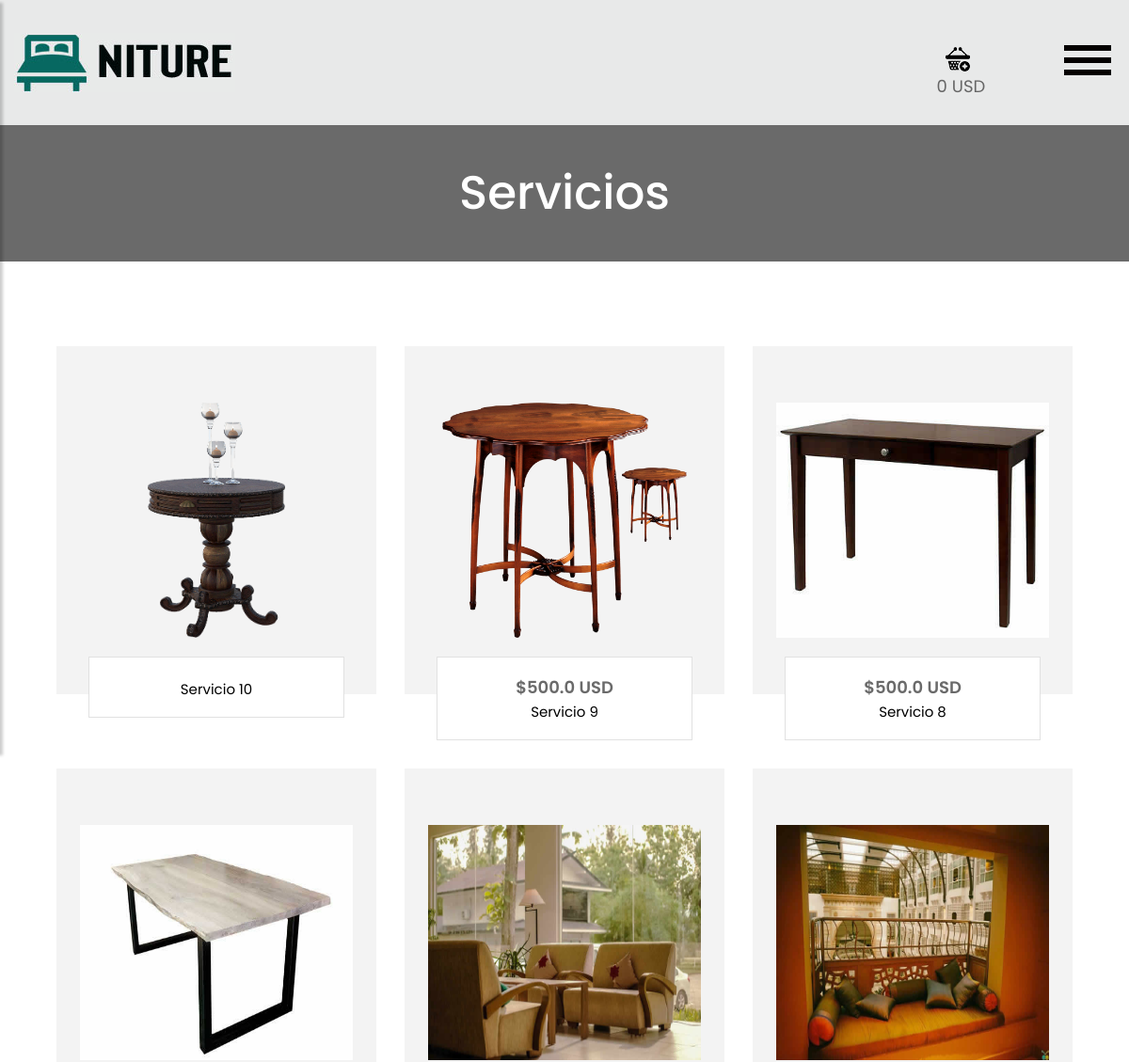
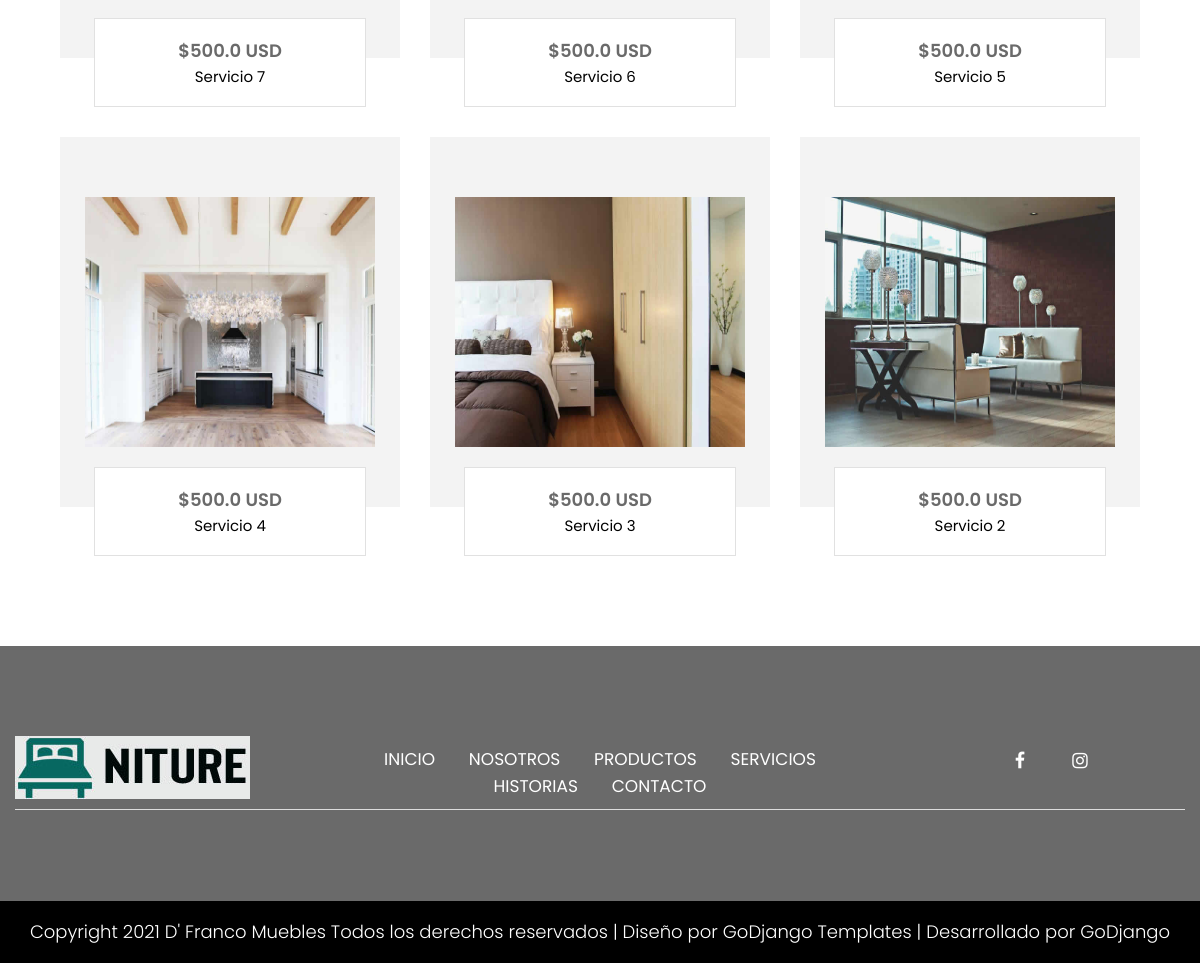
The app's page /servicios/ with its own data (2 pictures, top to bottom).
### principal/models.py (models this page shows, shortened)
class Configuracion(models.Model):
    nombre = models.CharField(max_length=255, verbose_name='Nombre del negocio')
    logo = models.ImageField(upload_to='cfg/')
    paypal = models.CharField(max_length=255, default='ARPyFdnp1H1PssVANyVuDHoRWm7MA3jwMROIjX.R.Wt43uCIYZ17LIpr')
    moneda = models.CharField(max_length=255, verbose_name='Moneda que se utilizará en la plataforma')
    porciento = models.FloatField(default=0, verbose_name='Porcentaje de comisión', help_text='Porciento extra que se le agrega al precio de cada producto')
    desc = models.TextField(verbose_name='Breve descripción de la empresa')
    color = ColorField(default='#FF0000')
    color2 = ColorField(default='#FF0000')
    instagram = models.CharField(max_length=255, verbose_name='Enlace a Instagram', help_text='Opcional', blank=True)
    facebook = models.CharField(max_length=255, verbose_name='Enlace a Facebook', help_text='Opcional', blank=True)
    telegram = models.CharField(max_length=255, verbose_name='Contacto de Telegram', help_text='Opcional', blank=True)
    whatsapp = models.CharField(max_length=255, verbose_name='Contacto de WhatsApp', help_text='Opcional', blank=True)
    class Meta:
        verbose_name_plural = '01 - Configuraciones'
        verbose_name = 'Configuración'

class Product(models.Model):
    TIPO_CHOICES = (
        ('Servicio', 'Servicio'),
        ('Producto', 'Producto'),
    )
    clasificacion = models.ForeignKey(Tipo, on_delete=models.CASCADE, verbose_name='Clasificación', null=True)
    tipo = models.CharField(choices=TIPO_CHOICES, max_length=255)
    image = models.ImageField(upload_to='productos y servicios/', verbose_name='Imagen')
    name = models.CharField(max_length=255, verbose_name='Nombre')
    price = models.FloatField(default=0, verbose_name='Precio', help_text='Opcional')
    contenido = RichTextField()
    visible = models.BooleanField(default=True)
    visitas = models.IntegerField(default=0)
    compras = models.IntegerField(default=0)
    calculado = models.BooleanField(default=False)
    __precio = None
    def __init__(self, *args, **kwargs):
        super(Product, self).__init__(*args, **kwargs)
        self.__precio = self.price
    class Meta:
        verbose_name_plural = '03 - Productos y servicios'
        verbose_name = 'Producto o servicio'
        ordering = ['tipo', 'id']

### principal/views.py (the view)
# urls.py: path('servicios/', servicios, name='servicios'),
def servicios(request):
    if not request.session.get(CART_SESSION_ID):
        request.session[CART_SESSION_ID] = {}
    total = 0
    for value in request.session[CART_SESSION_ID]:
        total = total + float(request.session[CART_SESSION_ID][value]['price'])*float(request.session[CART_SESSION_ID][value]['quantity'])
    cfg = Configuracion.objects.all()[0]
    muebles = Product.objects.filter(tipo='Servicio', visible=True).order_by('-id')
    page = request.GET.get('page', 1)
    paginator = Paginator(muebles, 9)
    try:
        productos = paginator.page(page)
    except PageNotAnInteger:
        productos = paginator.page(1)
    except EmptyPage:
        productos = paginator.page(paginator.num_pages)
    page_list = productos.paginator.page_range
    return render(request, 'services.html', {'cfg':cfg, 'productos':productos, 'page_list':page_list, 'total':total})

### templates/services.html (shortened to what this page needs)
{% extends 'base.html' %}
{% block clases-body %}class="main-layout"{% endblock %}
{% block contenido %}
    <div class="contactus">
        <div class="container-fluid">
            <div class="row">
                <div class="col-md-8 offset-md-2">
                    <div class="title">
                        <h2>Servicios</h2>
                    </div>
                </div>
            </div>
        </div>
    </div>
    <div class="ourproduct">
        <div class="container">
            <div class="row product_style_3" id="abdel">
                {% for item in productos %}
                    <div class="col-xl-4 col-lg-4 col-md-6 col-sm-12">
                        <div class="full product">
                            <div class="product_img">
                                <div class="center"><img src="/media/{{ item.image }}" alt="#"/>
                                </div>
                            </div>
                            <a href="{% url 'servicio_detail' item.id %}">
                                <div class="product_detail text_align_center">
                                    {% if item.price and item.price > 0 %}
                                        <p class="product_price">
                                            ${{ item.price }} {{ cfg.moneda }} {% comment %}<span class="old_price">$679.89</span>{% endcomment %}</p>
                                    {% endif %}
                                    <p class="product_descr">{{ item.name }}</p>
                                </div>
                            </a>
                        </div>
                    </div>
                {% endfor %}
            </div>
        </div>
    </div>
{% endblock %}

### templates/base.html (shortened to what this page needs)
{% load static %}
<!DOCTYPE html>
<html lang="es">
<head>
    <link rel="stylesheet" href="{% static 'principal/css/bootstrap.min.css' %}">
    <link rel="stylesheet" href="{% static 'principal/css/style.css' %}">
    <link rel="stylesheet" href="{% static 'principal/css/responsive.css' %}">
    <link rel="stylesheet" href="{% static 'principal/css/jquery.mCustomScrollbar.min.css' %}">
    <link rel="stylesheet" href="https://netdna.bootstrapcdn.com/font-awesome/4.0.3/css/font-awesome.css">
    <link rel="stylesheet" href="https://cdnjs.cloudflare.com/ajax/libs/fancybox/2.1.5/jquery.fancybox.min.css" media="screen">
    <link rel="stylesheet" href="{% static 'principal/css/custom.css' %}">
    <link rel="stylesheet" type="text/css" href="{% static 'principal/css/css tabla/fonts/font-awesome-4.7.0/css/font-awesome.min.css' %}">
</head>
<body {% block clases-body %}{% endblock %}>
        <div class="wrapper">
            <div id="content">
                <header>
                    <div class="header">
                        <div class="container-fluid">
                            <div class="row">
                                <div class="col-lg-3 logo_section">
                                    <div class="full">
                                        <div class="center-desk">
                                            <div class="logo">
                                                <a href="{% url 'index' %}"><img src="/media/{{ cfg.logo }}" alt="#"></a>
                                            </div>
                                        </div>
                                    </div>
                                </div>
                                <div class="col-lg-9">
                                    <div class="right_header_info">
                                        <ul>
                                            <li>
                                                <a href="{% url 'cart_detail' %}"><img style="margin-right: 15px;" src="{% static 'principal/icon/3.png' %}" alt="#" /></a>
                                                <span id="carrito_amount"><span id="total_ajax">{{ total }}</span> {{ cfg.moneda }}</span>
                                            </li>
                                            <li>
                                                <button type="button" id="sidebarCollapse">
                                                    <img src="{% static 'principal/images/menu_icon.png' %}" alt="#" />
                                                </button>
                                            </li>
                                        </ul>
                                    </div>
                                </div>
                            </div>
                        </div>
                    </div>
                </header>
                {% block contenido %}{% endblock %}
                <footer>
                    <div class="footer">
                        <div class="container-fluid">
                            <div class="border1">
                                <div class="row">
                                    <div class="col-xl-3 col-lg-3 col-md-3 col-sm-12">
                                        <img alt="#" class="logo1" src="/media/{{ cfg.logo }}" />
                                    </div>
                                    <div class="col-xl-6 col-lg-6 col-md-6 col-sm-12">
                                        <ul class="lik">
                                            <li> <a href="{% url 'index' %}">Inicio</a></li>
                                            <li> <a href="{% url 'nosotros' %}">Nosotros</a></li>
                                            <li> <a href="{% url 'productos' %}">Productos</a></li>
                                            <li> <a href="{% url 'servicios' %}">Servicios</a></li>
                                            <li> <a href="{% url 'blog' %}">Historias</a></li>
                                            <li> <a href="{% url 'contacto' %}">Contacto</a></li>
                                        </ul>
                                    </div>
                                    <div class="col-xl-3 col-lg-3 col-md-3 col-sm-12">
                                        <ul class="sociel">
                                            {% if cfg.facebook %}
                                                <li> <a style="color: white !important" href="//{{ cfg.facebook }}"><i class="fa fa-facebook-f"></i></a></li>
                                            {% endif %}
                                            {% if cfg.instagram %}
                                                <li> <a style="color: white !important" href="//{{ cfg.instagram }}"><i class="fa fa-instagram"></i></a></li>
                                            {% endif %}
                                        </ul>
                                    </div>
                                </div>
                            </div>
                        </div>
                        <div class="container">
                            <div class="row">
                                <div class="col-md-12">
                                </div>
                            </div>
                        </div>
                        <div class="copyright">
                            <p>Copyright 2021 {{ cfg.nombre }} Todos los derechos reservados | Diseño por <a style="color: white !important" href="https://html.design/">GoDjango Templates</a> | Desarrollado por GoDjango</p>
                        </div>
                 </div>
                </footer>
        </div>
    </div>
    </body>
</html>

### principal/static/principal/css/style.css (style rules this page uses)
* { box-sizing: border-box !important; }
html { scroll-behavior: smooth; }
body { color: #666666; font-size: 14px; font-family: 'poppins', sans-serif; line-height: 1.80857; font-weight: normal; overflow-x: hidden; }
a { color: #1f1f1f; text-decoration: none !important; outline: none !important; -webkit-transition: all .3s ease-in-out; -moz-transition: all .3s ease-in-out; -ms-transition: all .3s ease-in-out; -o-transition: all .3s ease-in-out; transition: all .3s ease-in-out; }
h1, h2, h3, h4, h5, h6 { letter-spacing: 0; font-weight: normal; position: relative; padding: 0 0 10px 0; font-weight: normal; line-height: normal; color: #111111; margin: 0 }
h2 { font-size: 22px }
*, *::after, *::before { -webkit-box-sizing: border-box; -moz-box-sizing: border-box; box-sizing: border-box; }
ul, li, ol { margin: 0px; padding: 0px; list-style: none; }
p { margin: 0px; font-weight: 300; font-size: 15px; line-height: 24px; }
a { color: #222222; text-decoration: none; outline: none !important; }
a, .btn { text-decoration: none !important; outline: none !important; -webkit-transition: all .3s ease-in-out; -moz-transition: all .3s ease-in-out; -ms-transition: all .3s ease-in-out; -o-transition: all .3s ease-in-out; transition: all .3s ease-in-out; }
img { max-width: 100%; height: auto; }
button { border: 0; margin: 0; padding: 0; cursor: pointer; }
.full { float: left; width: 100%; }
.full { width: 100%; float: left; margin: 0; padding: 0; }
.text_align_center { text-align: center; }
.logo_section { text-align: center; }
.logo { float: left; }
.right_header_info { width: 100%; float: left; padding: 8px 0 0; }
.right_header_info ul { list-style: none; padding: 0; margin: 0; float: right; }
.right_header_info ul li { display: inline; font-size: 18px; margin-left: 20px; }
.right_header_info ul li a { color: #fff; font-weight: 300; }
.center { display: flex; justify-content: center; }
.right_header_info ul li { position: relative; }
.header { background: #e8e9e9; padding: 35px 0px; }
.logo a { font-size: 40px; font-weight: bold; text-transform: uppercase; color: #fff; line-height: 40px; }
.title { text-align:center; padding-bottom: 60px; }
.title h2 { font-size: 50px; line-height: 45px; color: #25f7e6; font-weight: normal; margin-bottom: 0px; padding-bottom: 0px; }
.footer { background: #01312e; padding-top: 90px; }
ul.sociel { display: flex; flex-wrap: wrap; justify-content:center; margin: 0 auto; }
ul.sociel li { display: inline-block; padding:0px 10px; }
ul.sociel li a { color: #fff; width: 40px; height: 40px; float: left; text-align: center; line-height: 50px; border-radius: 100%; font-size: 18px; }
ul.lik { text-align: center; margin-top: 10px; }
ul.lik li { display: inline-block; }
ul.lik li a { color: #fff; font-size: 17px; line-height: 27px; padding: 0px 15px; text-transform: uppercase; }
.logo1 { margin-bottom: 10px; }
.border1 { border-bottom: #ddd solid 1px; }
.copyright { background-color: #023f3b; padding: 20px 0px; margin-top: 90px; }
.copyright p { color: #fff; font-size: 18px; line-height: 22px; text-align: center; }
.copyright a { color: #fff; }
.contactus .title h2 { font-weight: bold; color: #fff; font-weight: 500; }
.contactus { background-color: #01312e; padding: 50px 0px; }
.contactus .title { padding-bottom: 0px; text-align: center; }
.product { padding: 0 0 30px; }
.product_style_3 .product_img { float: left; width: 100%; min-height: 370px; padding: 25px; position: relative; background: #f3f3f3; display: flex; align-items: center; }
.center { width: 100%; display: flex; justify-content: center; }
.product_style_3 .product_detail { background: #fff; border: solid #e1e1e1 1px; width: 80%; margin: -40px 10% 0; position: relative; }
.product_detail { float: left; width: 100%; padding: 20px 5px; }
.product_style_3 .product_img .center img { height: 250px; }
.product_price { font-size: 18px; font-weight: 600; color: #0fbbad; margin: 0; }
.product_style_3 .product_descr { margin: 5px 0 0; padding: 0 10px; line-height: 18px; color: #000; font-weight: 400; }
.product_style_3 { margin: 90px 0px 60px 0px; }
#sidebarCollapse { background: transparent; padding: 0; border: none; }
#content { width: 100%; min-height: auto; transition: all 0.3s; position: relative; top: 0; right: 0; }

### principal/static/principal/css/custom.css (style rules this page uses)
#carrito_amount { position: relative; right: 55px; top: 30px; }
span { -webkit-user-select: none; -moz-user-select: none; -ms-user-select: none; }

### records on screen
Configuracion: logo (picture), moneda "USD", nombre "D' Franco Muebles"
Product: image (picture), name "Servicio 10"
Product: image (picture), price "500.0", name "Servicio 9"
Product: image (picture), price "500.0", name "Servicio 8"
Product: image (picture), price "500.0", name "Servicio 7"
Product: image (picture), price "500.0", name "Servicio 6"
Product: image (picture), price "500.0", name "Servicio 5"
Product: image (picture), price "500.0", name "Servicio 4"
Product: image (picture), price "500.0", name "Servicio 3"
Product: image (picture), price "500.0", name "Servicio 2"

### other values on screen
{{ total }} "0"
